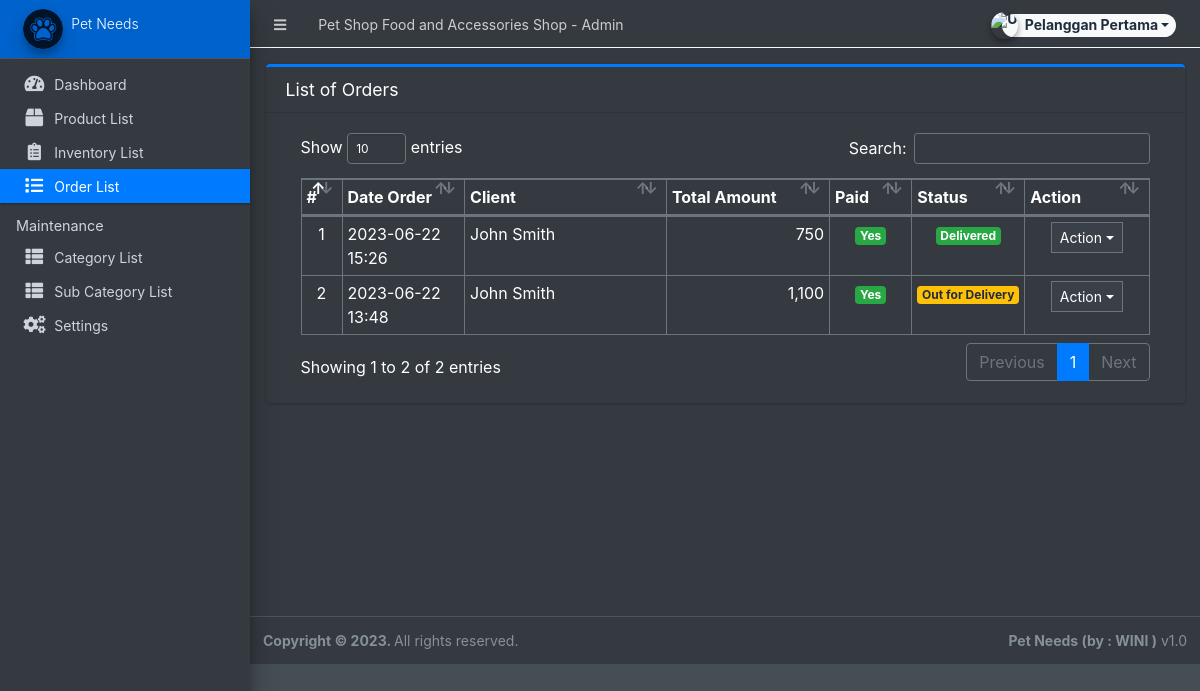
The app's page /admin/?page=orders (signed in), older data.
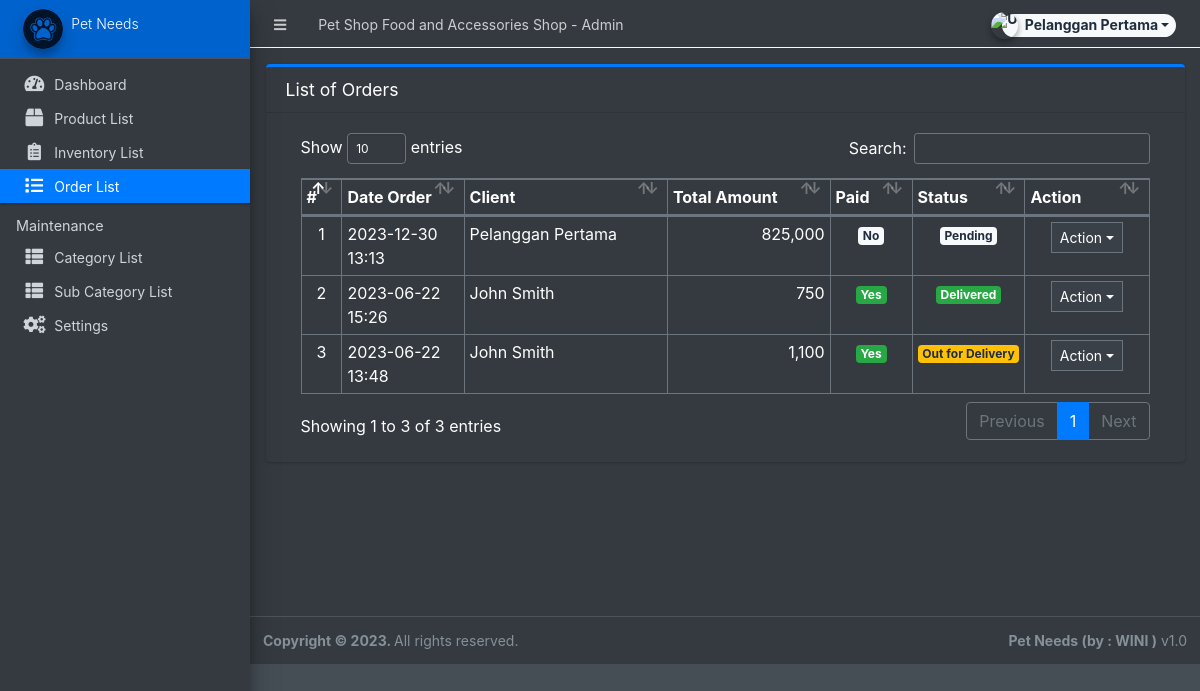
The same page, newer data.
### tables this page shows
CREATE TABLE `orders` (
  `id` int(30) NOT NULL,
  `client_id` int(30) NOT NULL,
  `delivery_address` text NOT NULL,
  `payment_method` varchar(100) NOT NULL,
  `amount` double NOT NULL,
  `status` tinyint(2) NOT NULL DEFAULT 0,
  `paid` tinyint(1) NOT NULL DEFAULT 0,
  `date_created` datetime NOT NULL DEFAULT current_timestamp(),
  `date_updated` datetime DEFAULT NULL ON UPDATE current_timestamp()
);

### config.php (called while the page is built, shortened)
<?php
require_once('classes/DBConnection.php');
require_once('classes/SystemSettings.php');
function validate_image($file){
	if(!empty($file)){
		if(is_file(base_app.$file)){
			return base_url.$file;
		}else{
			return base_url.'dist/img/no-image-available.png';
		}
	}else{
		return base_url.'dist/img/no-image-available.png';
	}
}
function isMobileDevice(){
    $aMobileUA = array(
        '/iphone/i' => 'iPhone',
        '/ipod/i' => 'iPod',
        '/ipad/i' => 'iPad',
        '/android/i' => 'Android',
        '/blackberry/i' => 'BlackBerry',
        '/webos/i' => 'Mobile'
    );
    return false;
}
?>

### classes/DBConnection.php (called while the page is built, shortened)
<?php
class DBConnection{
    private $host = DB_SERVER;
    private $username = DB_USERNAME;
    private $password = DB_PASSWORD;
    private $database = DB_NAME;
    public $conn;
    public function __construct(){
        if (!isset($this->conn)) {
            $this->conn = new mysqli($this->host, $this->username, $this->password, $this->database);
        }
    }
}
?>

### admin/orders/index.php (the view, shortened to what this page needs)
<div class="card card-outline card-primary">
	<div class="card-header">
		<h3 class="card-title">List of Orders</h3>
	</div>
	<div class="card-body">
		<div class="container-fluid">
        <div class="container-fluid">
			<table class="table table-bordered table-stripped">
				<colgroup>
					<col width="5%">
					<col width="15%">
					<col width="25%">
					<col width="20%">
					<col width="10%">
					<col width="10%">
					<col width="15%">
				</colgroup>
				<thead>
					<tr>
						<th>#</th>
						<th>Date Order</th>
						<th>Client</th>
						<th>Total Amount</th>
						<th>Paid</th>
						<th>Status</th>
						<th>Action</th>
					</tr>
				</thead>
				<tbody>
					<?php
					$i = 1;
						$qry = $conn->query("SELECT o.*,concat(c.firstname,' ',c.lastname) as client from `orders` o inner join clients c on c.id = o.client_id order by unix_timestamp(o.date_created) desc ");
						while($row = $qry->fetch_assoc()):
					?>
						<tr>
							<td class="text-center"><?php echo $i++; ?></td>
							<td><?php echo date("Y-m-d H:i",strtotime($row['date_created'])) ?></td>
							<td><?php echo $row['client'] ?></td>
							<td class="text-right"><?php echo number_format($row['amount']) ?></td>
							<td class="text-center">
                                <?php if($row['paid'] == 0): ?>
                                    <span class="badge badge-light">No</span>
                                <?php else: ?>
                                    <span class="badge badge-success">Yes</span>
                                <?php endif; ?>
                            </td>
							<td class="text-center">
                                <?php if($row['status'] == 0): ?>
                                    <span class="badge badge-light">Pending</span>
                                <?php elseif($row['status'] == 1): ?>
                                    <span class="badge badge-primary">Packed</span>
								<?php elseif($row['status'] == 2): ?>
                                    <span class="badge badge-warning">Out for Delivery</span>
								<?php elseif($row['status'] == 3): ?>
                                    <span class="badge badge-success">Delivered</span>
                                <?php else: ?>
                                    <span class="badge badge-danger">Cancelled</span>
                                <?php endif; ?>
                            </td>
							<td align="center">
								 <button type="button" class="btn btn-flat btn-default btn-sm dropdown-toggle dropdown-icon" data-toggle="dropdown">
				                  		Action
				                  </button>
							</td>
						</tr>
					<?php endwhile; ?>
				</tbody>
			</table>
		</div>
		</div>
	</div>
</div>

### admin/inc/header.php (shortened to what this page needs)
<head>
    <link rel="stylesheet" href="<?php echo base_url ?>plugins/fontawesome-free/css/all.min.css">
    <link rel="stylesheet" href="<?php echo base_url ?>plugins/tempusdominus-bootstrap-4/css/tempusdominus-bootstrap-4.min.css">
  <link rel="stylesheet" href="<?php echo base_url ?>plugins/datatables-bs4/css/dataTables.bootstrap4.min.css">
  <link rel="stylesheet" href="<?php echo base_url ?>plugins/datatables-responsive/css/responsive.bootstrap4.min.css">
  <link rel="stylesheet" href="<?php echo base_url ?>plugins/datatables-buttons/css/buttons.bootstrap4.min.css">
  <link rel="stylesheet" href="<?php echo base_url ?>plugins/select2/css/select2.min.css">
  <link rel="stylesheet" href="<?php echo base_url ?>plugins/select2-bootstrap4-theme/select2-bootstrap4.min.css">
    <link rel="stylesheet" href="<?php echo base_url ?>plugins/icheck-bootstrap/icheck-bootstrap.min.css">
    <link rel="stylesheet" href="<?php echo base_url ?>plugins/jqvmap/jqvmap.min.css">
    <link rel="stylesheet" href="<?php echo base_url ?>dist/css/adminlte.css">
    <link rel="stylesheet" href="<?php echo base_url ?>dist/css/custom.css">
    <link rel="stylesheet" href="<?php echo base_url ?>plugins/overlayScrollbars/css/OverlayScrollbars.min.css">
    <link rel="stylesheet" href="<?php echo base_url ?>plugins/daterangepicker/daterangepicker.css">
    <link rel="stylesheet" href="<?php echo base_url ?>plugins/summernote/summernote-bs4.min.css">
  <link rel="stylesheet" href="<?php echo base_url ?>plugins/sweetalert2-theme-bootstrap-4/bootstrap-4.min.css">
  </head>

### admin/inc/topBarNav.php (shortened to what this page needs)
<nav class="main-header navbar navbar-expand navbar-dark border border-light border-top-0  border-left-0 border-right-0 navbar-light text-sm">
  <ul class="navbar-nav">
    <li class="nav-item">
    <a class="nav-link" data-widget="pushmenu" href="#" role="button"><i class="fas fa-bars"></i></a>
    </li>
    <li class="nav-item d-none d-sm-inline-block">
      <a href="<?php echo base_url ?>" class="nav-link"><?php echo (!isMobileDevice()) ? $_settings->info('name'):$_settings->info('short_name'); ?> - Admin</a>
    </li>
  </ul>
  <ul class="navbar-nav ml-auto">
    <li class="nav-item">
      <div class="btn-group nav-link">
            <button type="button" class="btn btn-rounded badge badge-light dropdown-toggle dropdown-icon" data-toggle="dropdown">
              <span><img src="<?php echo validate_image($_settings->userdata('avatar')) ?>" class="img-circle elevation-2 user-img" alt="User Image"></span>
              <span class="ml-3"><?php echo ucwords($_settings->userdata('firstname').' '.$_settings->userdata('lastname')) ?></span>
            </button>
        </div>
    </li>
  </ul>
</nav>

### admin/inc/navigation.php (shortened to what this page needs)
<aside class="main-sidebar sidebar-dark-primary elevation-4 sidebar-no-expand">
  <a href="<?php echo base_url ?>admin" class="brand-link bg-primary text-sm">
  <img src="<?php echo validate_image($_settings->info('logo'))?>" alt="Store Logo" class="brand-image img-circle elevation-3" style="opacity: .8;width: 2.5rem;height: 2.5rem;max-height: unset">
  <span class="brand-text font-weight-light"><?php echo $_settings->info('short_name') ?></span>
  </a>
  <div class="sidebar os-host os-theme-light os-host-overflow os-host-overflow-y os-host-resize-disabled os-host-transition os-host-scrollbar-horizontal-hidden">
    <div class="os-content-glue" style="margin: 0px -8px; width: 249px; height: 646px;"></div>
    <div class="os-padding">
      <div class="os-viewport os-viewport-native-scrollbars-invisible" style="overflow-y: scroll;">
        <div class="os-content" style="padding: 0px 8px; height: 100%; width: 100%;">
          <nav class="mt-4">
             <ul class="nav nav-pills nav-sidebar flex-column text-sm nav-compact nav-flat nav-child-indent nav-collapse-hide-child" data-widget="treeview" role="menu" data-accordion="false">
              <li class="nav-item dropdown">
                <a href="./" class="nav-link nav-home">
                  <i class="nav-icon fas fa-tachometer-alt"></i>
                  <p>
                    Dashboard
                  </p>
                </a>
              </li>
              <li class="nav-item dropdown">
                <a href="<?php echo base_url ?>admin/?page=product" class="nav-link nav-product">
                  <i class="nav-icon fas fa-box"></i>
                  <p>
                    Product List
                  </p>
                </a>
              </li>
              <li class="nav-item dropdown">
                <a href="<?php echo base_url ?>admin/?page=inventory" class="nav-link nav-inventory">
                  <i class="nav-icon fas fa-clipboard-list"></i>
                  <p>
                    Inventory List
                  </p>
                </a>
              </li>
              <li class="nav-item dropdown">
                <a href="<?php echo base_url ?>admin/?page=orders" class="nav-link nav-orders">
                  <i class="nav-icon fas fa-list"></i>
                  <p>
                    Order List
                  </p>
                </a>
              </li>
              <li class="nav-header">Maintenance</li>
              <li class="nav-item dropdown">
                <a href="<?php echo base_url ?>admin/?page=maintenance/category" class="nav-link nav-maintenance/category">
                  <i class="nav-icon fas fa-th-list"></i>
                  <p>
                    Category List
                  </p>
                </a>
              </li>
              <li class="nav-item dropdown">
                <a href="<?php echo base_url ?>admin/?page=maintenance/sub_category" class="nav-link nav-maintenance/sub_category">
                  <i class="nav-icon fas fa-th-list"></i>
                  <p>
                    Sub Category List
                  </p>
                </a>
              </li>
              <li class="nav-item dropdown">
                <a href="<?php echo base_url ?>admin/?page=system_info" class="nav-link nav-system_info">
                  <i class="nav-icon fas fa-cogs"></i>
                  <p>
                    Settings
                  </p>
                </a>
              </li>
            </ul>
          </nav>
        </div>
      </div>
    </div>
  </div>
</aside>

### admin/inc/footer.php (shortened to what this page needs)
<footer class="main-footer text-sm">
        <strong>Copyright © <?php echo date('Y') ?>.
        </strong>
        All rights reserved.
        <div class="float-right d-none d-sm-inline-block">
          <b><?php echo $_settings->info('short_name') ?> (by : <a target="blank">WINI</a> )</b> v1.0
        </div>
      </footer>
    </div>

### admin/inc/topBarNav.php (style rules this page uses)
.user-img { position: absolute; height: 27px; width: 27px; object-fit: cover; left: -7%; top: -12%; }
.btn-rounded { border-radius: 50px; }

Row changes from the older to the newer data that the page shows:
added orders: date_created "2023-12-30 13:13", client "Pelanggan Pertama", amount "825,000", paid "No", status "Pending"
Text that changed along with them:
text written by a page script: "Show entries Search: Showing 1 to 2 of 2 entries Previous 1 Next" → "Show entries Search: Showing 1 to 3 of 3 entries Previous 1 Next"
